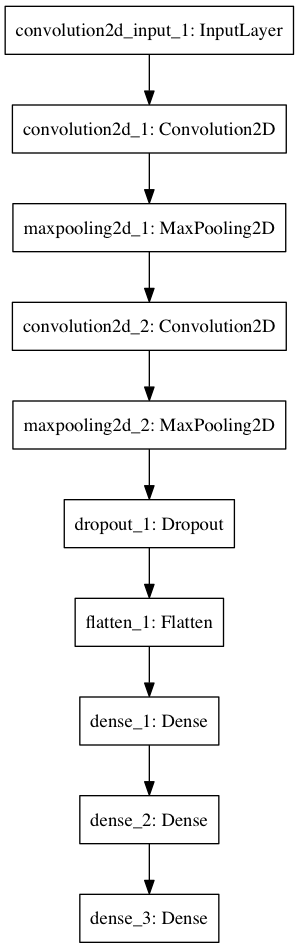

Source code (Python):
# Plot ad hoc mnist instances
from keras.datasets import mnist
from keras.models import Sequential
from keras.layers import Dense
from keras.layers import Dropout
from keras.layers import Flatten
from keras.layers.convolutional import Convolution2D
from keras.layers.convolutional import MaxPooling2D
from keras.utils import np_utils
import matplotlib.pyplot as plt

from keras.utils.visualize_util import plot

import numpy

from keras import backend as K
K.set_image_dim_ordering('th')


# fix the random seed
seed = 7


class DataSet:
    def __init__(self,):
        self.X_train = None
        self.y_train = None
        self.X_test = None
        self.y_test = None
        self.num_classes = 0
        self.num_pixels = 0


def set_context():
    # fix random seed for reproducibility
    numpy.random.seed(seed)


def load_data(data):
    # load (downloaded if needed) the MNIST dataset
    (data.X_train, data.y_train), (data.X_test, data.y_test) = mnist.load_data()


def plot_data(data):
    # plot 4 images as gray scale

    for index in range(0, 1000):
        plt.figure(figsize=(5, 5))
        plt.imshow(data.X_train[index], cmap=plt.get_cmap('gray'))
        plt.savefig('../demo/images/numbers_{}.png'.format(index))


def preprocess(data):

    # flatten 28*28 images to a 784 vector for each image
    data.num_pixels = data.X_train.shape[1] * data.X_train.shape[2]

    # reshape to be [samples][channels][width][height]
    data.X_train = data.X_train.reshape(data.X_train.shape[0], 1, 28, 28).astype('float32')
    data.X_test = data.X_test.reshape(data.X_test.shape[0], 1, 28, 28).astype('float32')

    # normalize inputs from 0-255 to 0-1
    data.X_train = data.X_train / 255
    data.X_test = data.X_test / 255

    # one hot encode outputs
    data.y_train = np_utils.to_categorical(data.y_train)
    data.y_test = np_utils.to_categorical(data.y_test)
    data.num_classes = data.y_test.shape[1]


def define_model(data):
    # create model
    model = Sequential()

    model.add(Convolution2D(30, 5, 5, input_shape=(1, 28, 28), activation='relu'))
    model.add(MaxPooling2D(pool_size=(2, 2)))

    model.add(Convolution2D(15, 3, 3, activation='relu'))
    model.add(MaxPooling2D(pool_size=(2, 2)))

    model.add(Dropout(0.2))
    model.add(Flatten())

    model.add(Dense(128, activation='relu'))
    model.add(Dense(50, activation='relu'))
    model.add(Dense(data.num_classes, init='normal', activation='softmax'))

    # Compile model
    model.compile(loss='categorical_crossentropy', optimizer='adam', metrics=['accuracy'])

    plot(model, to_file='./DigitRecongnitionUsingCNN.png')

    return model


def main():
    data = DataSet()

    set_context()

    load_data(data)

    # plot_data(data)

    preprocess(data)

    model = define_model(data)

    # Fit the model
    model.fit(data.X_train, data.y_train, validation_data=(data.X_test, data.y_test), nb_epoch=10, batch_size=200,
              verbose=2)

    # Final evaluation of the model
    scores = model.evaluate(data.X_test, data.y_test, verbose=0)

    print("Baseline Error: %.2f%%" % (100 - scores[1] * 100))


if __name__ == "__main__":
    main()
